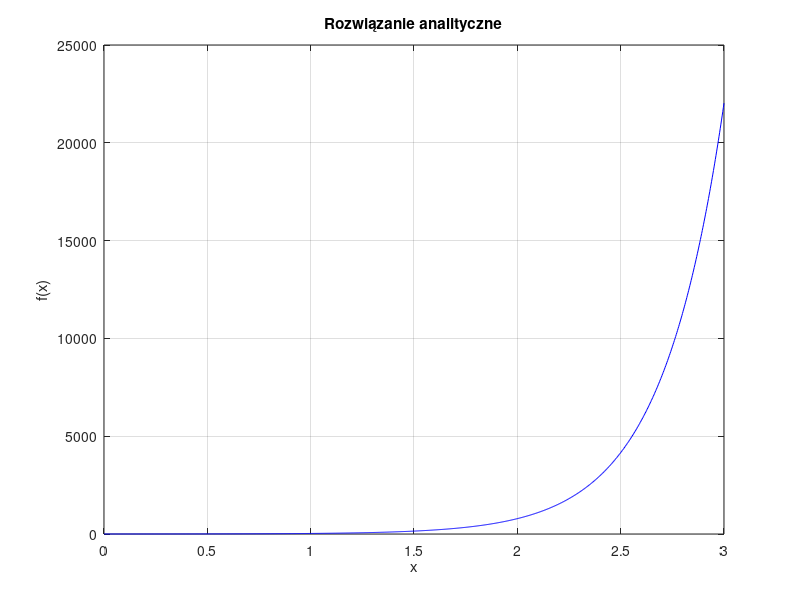
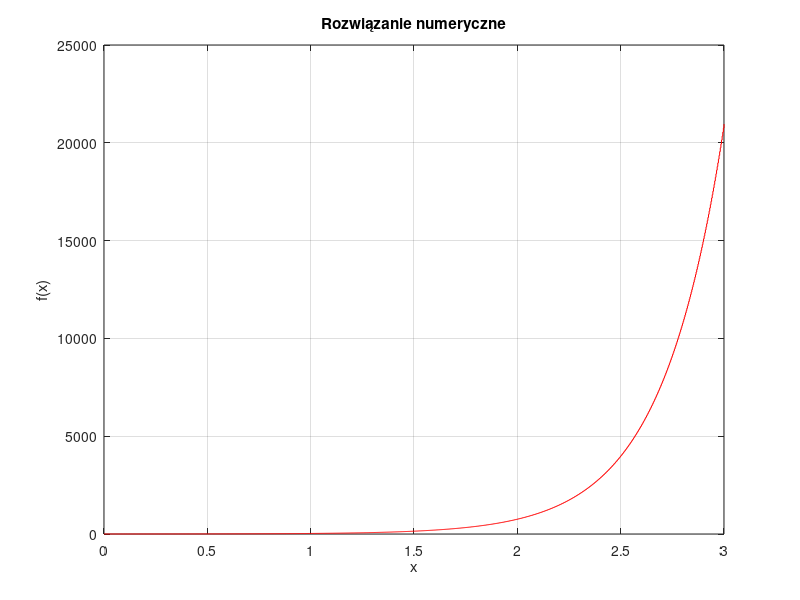
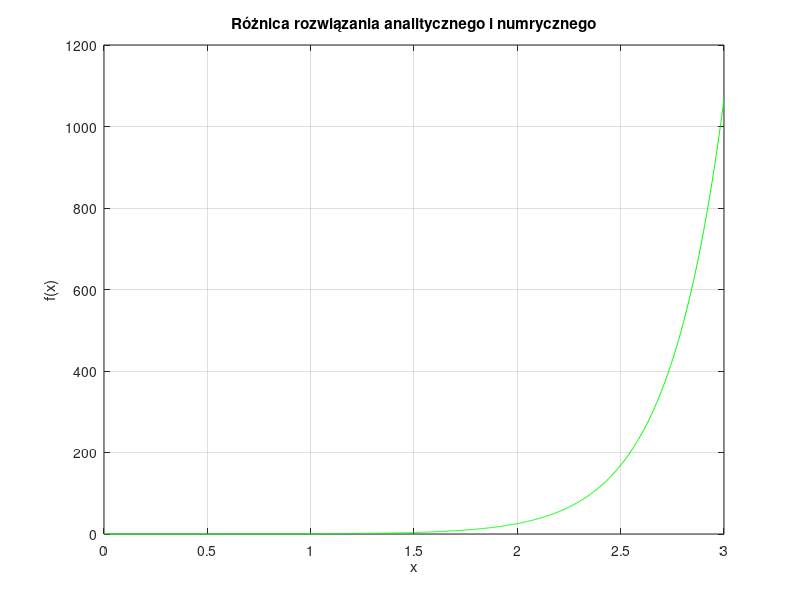
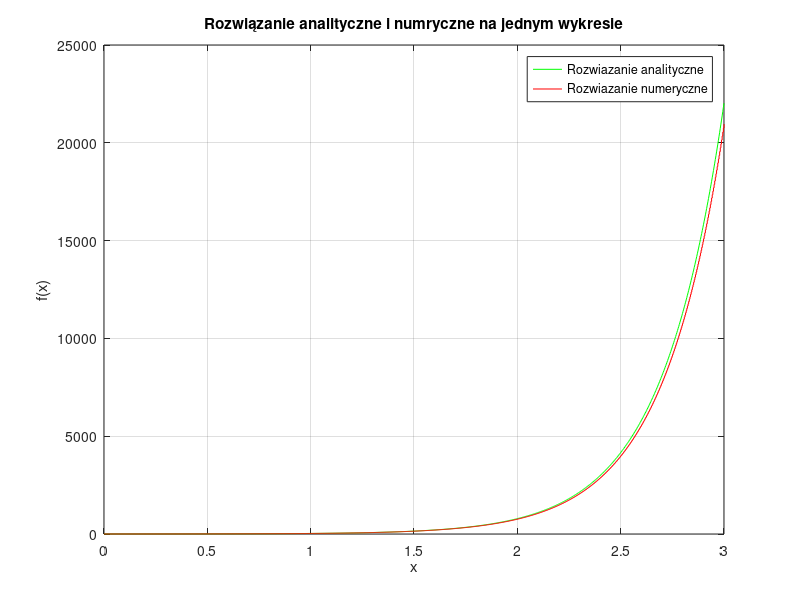

Write the MATLAB code that produced these figures, in order.
close all
clear;
%a = 2 h = 0.01 , exp = 2.2
%a = 2 h = 0.01 , expr = 2.23
%a = 1 , h = 0.01 , ecp = 1.22
%a = 1 , h = 0.001 exp 1.22
% a = 1 , h = 0.01 , exp = 0.74
a = 1.0;
h = 0.01;
t = 0:h:10;
algrbraic_solve = zeros(1,length(t));
numeric_solve = zeros(1,length(t));
ox = linspace(0,3,length(t));
numeric_solve(1) = 1;


algebraic_numberic_subtraction = zeros(1,length(t));

for i = 1:length(t)
    algrbraic_solve(i) = exp( t(i));
end

figure(1)
plot(ox,algrbraic_solve,"b");
title("Rozwiązanie analityczne");
xlabel("x");
ylabel("f(x)")
grid on

figure(2)
for j = 2:length(numeric_solve)
    numeric_solve(j) = numeric_solve(j - 1) + h * a * numeric_solve(j - 1);
end


for i = 1:1:length(t) 
algebraic_numberic_subtraction(i) = algrbraic_solve(i) - numeric_solve(i);

end

figure(1)
plot(ox,algrbraic_solve,"b");
title("Rozwiązanie analityczne");
xlabel("x");
ylabel("f(x)")
grid on

figure(2)
stairs(ox,numeric_solve,"r");
title("Rozwiązanie numeryczne");
xlabel("x");
ylabel("f(x)")
grid on



figure(3)
plot(ox,algebraic_numberic_subtraction,"g");
title("Różnica rozwiązania analitycznego i numrycznego");
xlabel("x");
ylabel("f(x)")

grid on

figure(4)
plot(ox,algrbraic_solve,"g");
title("Rozwiązanie analityczne i numryczne na jednym wykresie");
xlabel("x");
ylabel("f(x)")
hold on;
stairs(ox,numeric_solve,"r");
grid on
legend("Rozwiazanie analityczne", "Rozwiazanie numeryczne")


    

